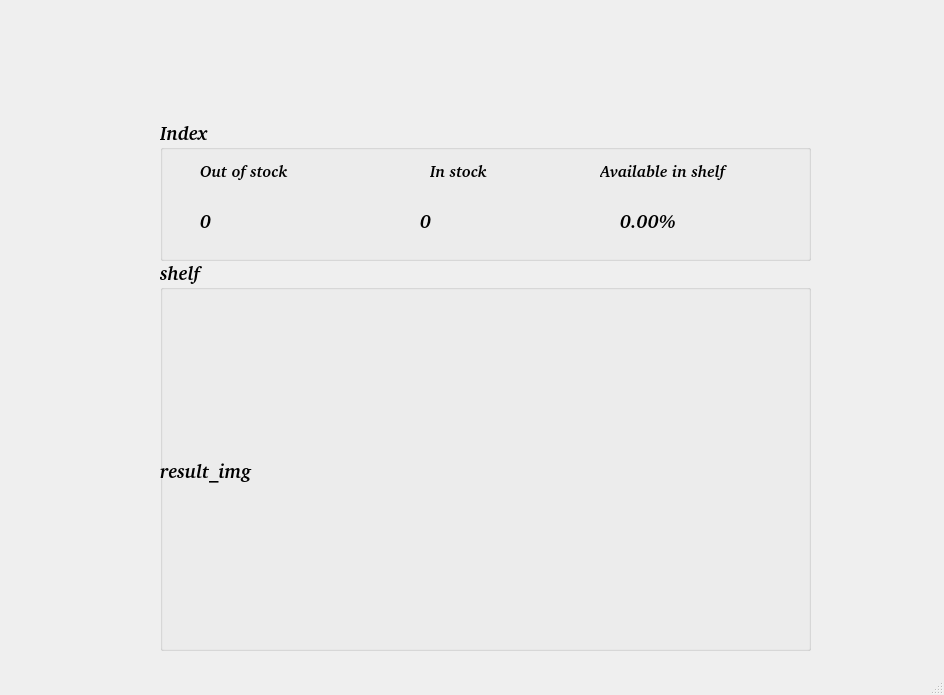
<?xml version="1.0" encoding="UTF-8"?>
<ui version="4.0">
 <class>MainWindow</class>
 <widget class="QMainWindow" name="MainWindow">
  <property name="geometry">
   <rect>
    <x>0</x>
    <y>0</y>
    <width>944</width>
    <height>695</height>
   </rect>
  </property>
  <property name="windowTitle">
   <string>MainWindow</string>
  </property>
  <widget class="QWidget" name="centralwidget">
   <widget class="QLabel" name="logo_HCMUTE">
    <property name="geometry">
     <rect>
      <x>250</x>
      <y>0</y>
      <width>451</width>
      <height>111</height>
     </rect>
    </property>
    <property name="text">
     <string/>
    </property>
    <property name="pixmap">
     <pixmap resource="image/resource.qrc">:/newPrefix/Logo.png</pixmap>
    </property>
   </widget>
   <widget class="QGroupBox" name="group_img">
    <property name="geometry">
     <rect>
      <x>160</x>
      <y>260</y>
      <width>651</width>
      <height>391</height>
     </rect>
    </property>
    <property name="font">
     <font>
      <family>URW Bookman [urw]</family>
      <pointsize>14</pointsize>
      <weight>75</weight>
      <italic>true</italic>
      <bold>true</bold>
     </font>
    </property>
    <property name="title">
     <string>shelf</string>
    </property>
    <widget class="QLabel" name="result_img">
     <property name="geometry">
      <rect>
       <x>0</x>
       <y>30</y>
       <width>651</width>
       <height>361</height>
      </rect>
     </property>
     <property name="text">
      <string>result_img</string>
     </property>
    </widget>
   </widget>
   <widget class="QGroupBox" name="group_info">
    <property name="geometry">
     <rect>
      <x>160</x>
      <y>120</y>
      <width>651</width>
      <height>141</height>
     </rect>
    </property>
    <property name="font">
     <font>
      <family>URW Bookman [UKWN]</family>
      <pointsize>14</pointsize>
      <weight>75</weight>
      <italic>true</italic>
      <bold>true</bold>
     </font>
    </property>
    <property name="title">
     <string>Index</string>
    </property>
    <widget class="QLabel" name="OOS_lable">
     <property name="geometry">
      <rect>
       <x>40</x>
       <y>30</y>
       <width>121</width>
       <height>41</height>
      </rect>
     </property>
     <property name="font">
      <font>
       <pointsize>12</pointsize>
      </font>
     </property>
     <property name="text">
      <string>Out of stock</string>
     </property>
    </widget>
    <widget class="QLabel" name="IS_lable">
     <property name="geometry">
      <rect>
       <x>270</x>
       <y>40</y>
       <width>91</width>
       <height>21</height>
      </rect>
     </property>
     <property name="font">
      <font>
       <pointsize>12</pointsize>
      </font>
     </property>
     <property name="text">
      <string>In stock</string>
     </property>
    </widget>
    <widget class="QLabel" name="avalible_lable">
     <property name="geometry">
      <rect>
       <x>440</x>
       <y>30</y>
       <width>161</width>
       <height>41</height>
      </rect>
     </property>
     <property name="font">
      <font>
       <pointsize>12</pointsize>
      </font>
     </property>
     <property name="text">
      <string>Available in shelf</string>
     </property>
    </widget>
    <widget class="QLabel" name="OOS_index">
     <property name="geometry">
      <rect>
       <x>40</x>
       <y>80</y>
       <width>111</width>
       <height>41</height>
      </rect>
     </property>
     <property name="text">
      <string>0</string>
     </property>
    </widget>
    <widget class="QLabel" name="IS_index">
     <property name="geometry">
      <rect>
       <x>260</x>
       <y>80</y>
       <width>111</width>
       <height>41</height>
      </rect>
     </property>
     <property name="text">
      <string>0</string>
     </property>
    </widget>
    <widget class="QLabel" name="avalible_index">
     <property name="geometry">
      <rect>
       <x>460</x>
       <y>80</y>
       <width>111</width>
       <height>41</height>
      </rect>
     </property>
     <property name="text">
      <string>0.00%</string>
     </property>
    </widget>
   </widget>
  </widget>
  <widget class="QMenuBar" name="menubar">
   <property name="geometry">
    <rect>
     <x>0</x>
     <y>0</y>
     <width>944</width>
     <height>20</height>
    </rect>
   </property>
  </widget>
  <widget class="QStatusBar" name="statusbar"/>
 </widget>
 <resources>
  <include location="image/resource.qrc"/>
 </resources>
 <connections/>
</ui>
